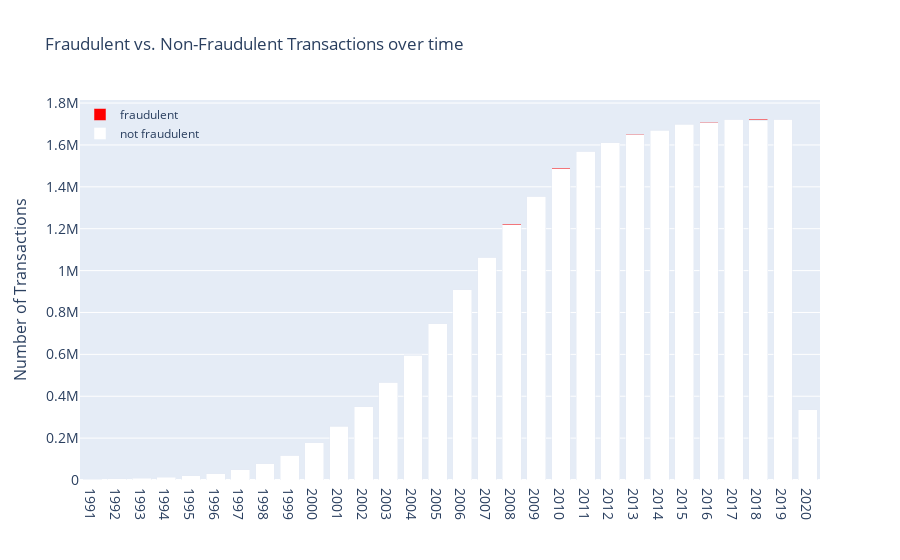

Source (notebook cell):
### Code cell
import plotly.graph_objects as go

fig = go.Figure()
fig.add_trace(go.Bar(y=total_no_fraud_year['Is Fraud?'],
                x=total_no_fraud_year.index,
                name='not fraudulent',
                marker_color='white'
                ))
fig.add_trace(go.Bar(y=total_fraud_year['Is Fraud?'],
                x=total_fraud_year.index,
                name='fraudulent',
                marker_color='red'
                ))

fig.update_layout(
    title='Fraudulent vs. Non-Fraudulent Transactions over time',
    xaxis=dict(
        tickfont_size=14,
        dtick=1
    ),
    
    yaxis=dict(
        title='Number of Transactions',
        titlefont_size=16,
        tickfont_size=14,
    ),
    legend=dict(
        x=0,
        y=1.0,
        bgcolor='rgba(255, 255, 255, 0)',
        bordercolor='rgba(255, 255, 255, 0)'
    ),
    barmode='stack',
    bargap=0.15, # gap between bars of adjacent location coordinates.
    bargroupgap=0.1 # gap between bars of the same location coordinate.
)
fig.show()
fig.write_html("bar_year.html")

### Figure 1 — Plotly figure (JSON) as saved in the notebook; plotly's stock layout.template omitted (floating-point values rounded to 4 significant figures)
{"data": [{"marker": {"color": "white"}, "name": "not fraudulent", "type": "bar", "x": [1991, 1992, 1993, 1994, 1995, 1996, 1997, 1998, 1999, 2000, 2001, 2002, 2003, 2004, 2005, 2006, 2007, 2008, 2009, 2010, 2011, 2012, 2013, 2014, 2015, 2016, 2017, 2018, 2019, 2020], "y": [1585, 5134, 8378, 14316, 20928, 29935, 49721, 78313, 118226, 177558, 257644, 350593, 466097, 596383, 746424, 907675, 1062602, 1219750, 1354294, 1487390, 1570496, 1609496, 1648899, 1671291, 1698090, 1705345, 1723105, 1719124, 1721851, 336500]}, {"marker": {"color": "red"}, "name": "fraudulent", "type": "bar", "x": [1996, 1997, 1998, 1999, 2000, 2001, 2002, 2003, 2004, 2005, 2006, 2007, 2008, 2009, 2010, 2011, 2012, 2013, 2014, 2015, 2016, 2017, 2018, 2019], "y": [10, 32, 32, 24, 171, 354, 139, 311, 620, 229, 1118, 1881, 3710, 1140, 3835, 55, 1333, 2018, 1052, 3281, 3579, 255, 2491, 2087]}], "layout": {"bargap": 0.15, "bargroupgap": 0.1, "barmode": "stack", "legend": {"bgcolor": "rgba(255, 255, 255, 0)", "bordercolor": "rgba(255, 255, 255, 0)", "x": 0, "y": 1}, "title": {"text": "Fraudulent vs. Non-Fraudulent Transactions over time"}, "xaxis": {"dtick": 1, "tickfont": {"size": 14}}, "yaxis": {"tickfont": {"size": 14}, "title": {"font": {"size": 16}, "text": "Number of Transactions"}}}}
